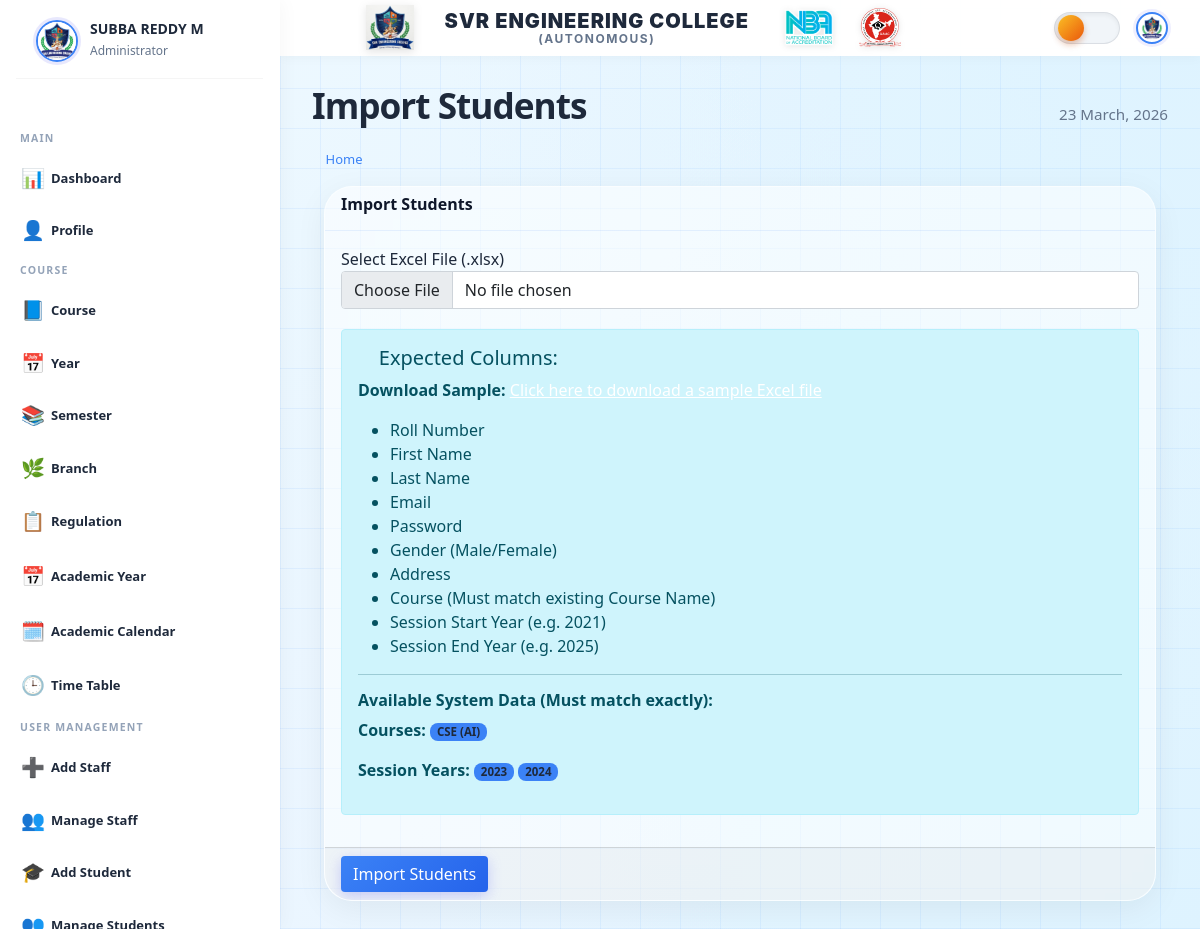
Before: /student/import/ (signed in) with the older database file.
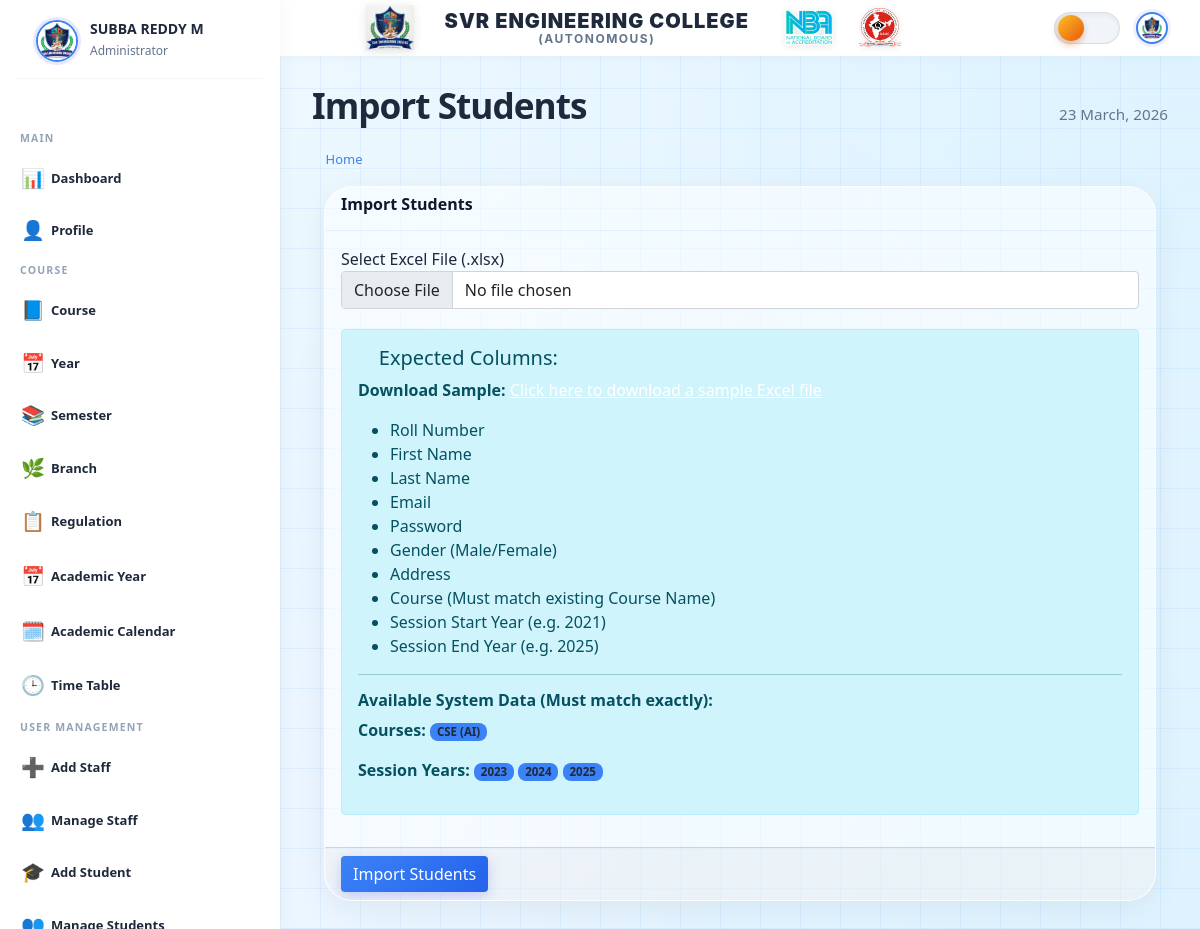
After: the same page with the newer database file.
### main_app/models.py (models this page shows, shortened)
class Course(models.Model):
    name = models.CharField(max_length=120)
    degree = models.ForeignKey(Degree, on_delete=models.CASCADE, null=True, blank=True)
    created_at = models.DateTimeField(auto_now_add=True)
    updated_at = models.DateTimeField(auto_now=True)

class Session(models.Model):
    start_year = models.DateField()
    end_year = models.DateField()

### main_app/hod_views.py (the view, shortened to what this page needs)
# urls.py: path("student/import/", hod_views.import_student, name='import_student'),
def import_student(request):
    courses = Course.objects.all()
    sessions = Session.objects.all()
    return render(request, "hod_template/import_student_template.html", {
        'page_title': 'Import Students',
        'courses': courses,
        'sessions': sessions
    })

### main_app/templates/hod_template/import_student_template.html (shortened to what this page needs)
{% extends 'main_app/erpnext_base.html' %} {% load static %} {% block content %}  <section class="content">     <div class="container-fluid">         <div class="row">             <div class="col-md-12">                 <div class="card card-dark">                     <div class="card-header">                         <h3 class="card-title">{{page_title}}</h3>                     </div>                      <form action="{% url 'import_student' %}" method="post" enctype="multipart/form-data">                         <div class="card-body">                             <div class="form-group">                                 <label for="excel_file">Select Excel File (.xlsx)</label>                                 <input type="file" name="excel_file" class="form-control" id="excel_file"                                     accept=".xlsx, .xls" required>                             </div>                              <div class="alert alert-info">                                 <h5><i class="icon fas fa-info"></i> Expected Columns:</h5>                                 <p><strong>Download Sample:</strong> <a href="/media/sample_students.xlsx"                                         class="text-white" style="text-decoration: underline;" download>Click here to                                         download a sample Excel file</a></p>                                 <ul>                                     <li>Roll Number</li>                                     <li>First Name</li>                                     <li>Last Name</li>                                     <li>Email</li>                                     <li>Password</li>                                     <li>Gender (Male/Female)</li>                                     <li>Address</li>                                     <li>Course (Must match existing Course Name)</li>                                     <li>Session Start Year (e.g. 2021)</li>                                     <li>Session End Year (e.g. 2025)</li>                                 </ul>                                 <hr>                                 <h6><strong>Available System Data (Must match exactly):</strong></h6>                                 <p><strong>Courses:</strong>                                     {% for course in courses %}                                     <span class="badge badge-warning">{{ course.name }}</span>                                     {% endfor %}                                 </p>                                 <p><strong>Session Years:</strong>                                     {% for session in sessions %}                                     <span class="badge badge-warning">{{ session.start_year|date:"Y" }}</span>                                     {% endfor %}                                 </p>                             </div>                         </div>                         <div class="card-footer">                             <button type="submit" class="btn btn-primary">Import Students</button>                         </div>                     </form>                 </div>                 </div>         </div>     </div> </section> {% endblock content %}

Changed rows visible on the page:
added Session: start_year "2025"
